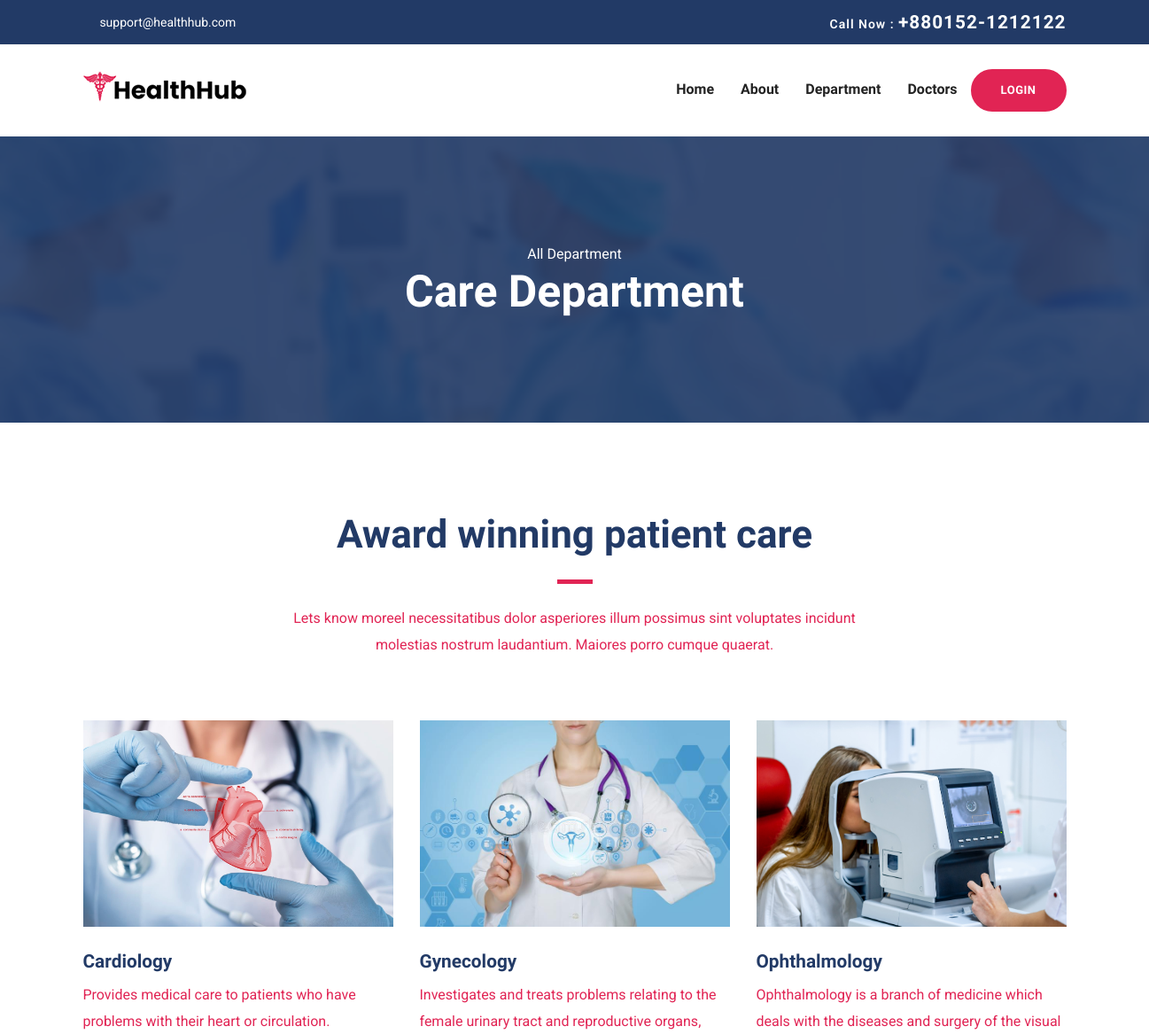
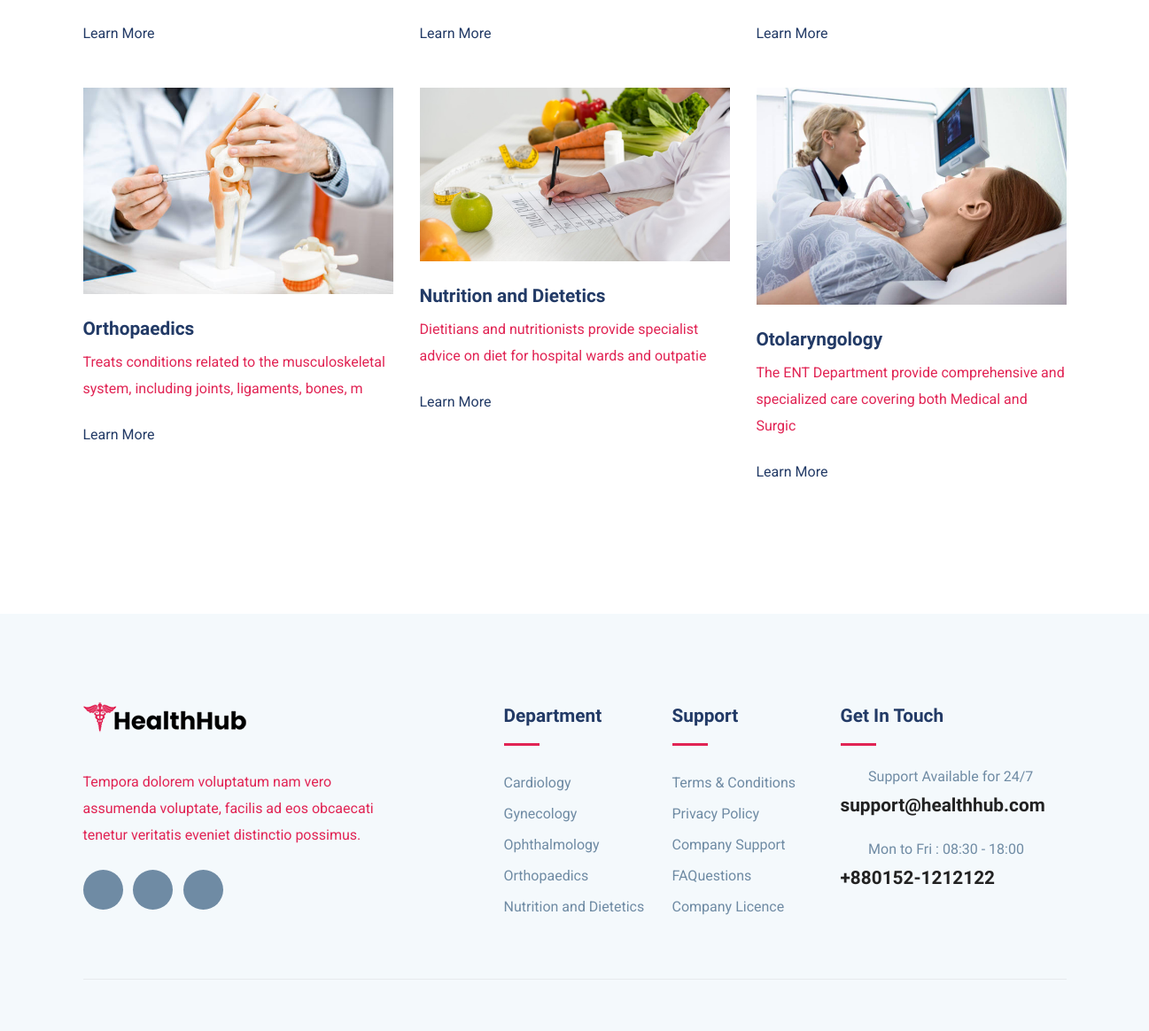
The page /department.php on the database its author committed (2 pictures, top to bottom).
### tables this page shows
CREATE TABLE `department` (
  `dep_id` int(11) NOT NULL,
  `sched_id` int(11) NOT NULL DEFAULT 1,
  `image` varchar(250) NOT NULL,
  `dep_name` varchar(50) NOT NULL,
  `dep_short_description` varchar(250) NOT NULL,
  `dep_full_description` varchar(500) NOT NULL
);

### department.php (the view, shortened to what this page needs)
<?php
include_once("./database/config.php");
?>
<!DOCTYPE html>
<html lang="zxx">
<head>
  <link rel="stylesheet" href="plugins/bootstrap/css/bootstrap.min.css">
  <link rel="stylesheet" href="plugins/icofont/icofont.min.css">
  <link rel="stylesheet" href="plugins/slick-carousel/slick/slick.css">
  <link rel="stylesheet" href="plugins/slick-carousel/slick/slick-theme.css">
  <link rel="stylesheet" href="css/style.css">
</head>
<body id="top">
<?php include_once("./templates/header.php");?>
<section class="page-title bg-1">
  <div class="container">
    <div class="row">
      <div class="col-md-12">
        <div class="block text-center">
          <span class="text-white">All Department</span>
          <h1 class="text-capitalize mb-5 text-lg">Care Department</h1>
        </div>
      </div>
    </div>
  </div>
</section>
<section class="section service-2">
	<div class="container">
		<div class="row justify-content-center">
			<div class="col-lg-7 text-center">
				<div class="section-title">
					<h2>Award winning patient care</h2>
					<div class="divider mx-auto my-4"></div>
					<p>Lets know moreel necessitatibus dolor asperiores illum possimus sint voluptates incidunt molestias nostrum laudantium. Maiores porro cumque quaerat.</p>
				</div>
			</div>
		</div>
		<div class="row">
				<?php
					$sql = "SELECT * FROM department";
					$result = mysqli_query($conn, $sql);
					if($result){
						while($row=mysqli_fetch_assoc($result)){
							$dep_id=$row['dep_id'];
							$image=$row['image'];
							$dep_name=$row['dep_name'];
                            $dep_short_description=$row['dep_short_description'];
				?>
			<div class="col-lg-4 col-md-6 ">
				<div class="department-block mb-5">
					<img src="images/users/<?php echo $image ?>" alt="" class="img-fluid w-100">
					<div class="content">
						<h4 class="mt-4 mb-2 title-color"><?php echo $dep_name ?></h4>
						<p class="mb-4"><?php echo substr($dep_short_description, 0, 94) ?></p>
						<a href="department-single.php?id=<?php echo $dep_id?>" class="read-more">Learn More  <i class="icofont-simple-right ml-2"></i></a>
					</div>
				</div>
			</div>
			<?php
                	}
                }
            ?>
		</div>
	</div>
</section>
	<?php include_once("./templates/footer.php");?>
  </body>
  </html>

### templates/footer.php (shortened to what this page needs)
<?php
include_once("./database/config.php");
?>
	<footer class="footer section gray-bg">
		<div class="container">
			<div class="row">
				<div class="col-lg-4 mr-auto col-sm-6">
					<div class="widget mb-5 mb-lg-0">
						<div class="logo mb-4">
							<img src="images/logo.png" alt="" class="img-fluid">
						</div>
						<p>Tempora dolorem voluptatum nam vero assumenda voluptate, facilis ad eos obcaecati tenetur
							veritatis eveniet distinctio possimus.</p>
						<ul class="list-inline footer-socials mt-4">
							<li class="list-inline-item"><a href="https://www.facebook.com/themefisher"><i
										class="icofont-facebook"></i></a></li>
							<li class="list-inline-item"><a href="https://twitter.com/themefisher"><i
										class="icofont-twitter"></i></a></li>
							<li class="list-inline-item"><a href="https://www.pinterest.com/themefisher/"><i
										class="icofont-linkedin"></i></a></li>
						</ul>
					</div>
				</div>
				<div class="col-lg-2 col-md-6 col-sm-6">
					<div class="widget mb-5 mb-lg-0">
						<h4 class="text-capitalize mb-3">Department</h4>
						<div class="divider mb-4"></div>
						<ul class="list-unstyled footer-menu lh-35">
						<?php
							$sql = "SELECT * FROM department LIMIT 5";
							$result = mysqli_query($conn, $sql);
							if($result){
								while($row=mysqli_fetch_assoc($result)){
									$name=$row['dep_name'];
									$id=$row['dep_id'];
						?>
							<li><a href="department-single.php?id=<?php echo $id ?>"><?php echo $name?></a></li>
							<?php
									}
								}
							?>
						</ul>
					</div>
				</div>
				<div class="col-lg-2 col-md-6 col-sm-6">
					<div class="widget mb-5 mb-lg-0">
						<h4 class="text-capitalize mb-3">Support</h4>
						<div class="divider mb-4"></div>
						<ul class="list-unstyled footer-menu lh-35">
							<li><a href="#">Terms & Conditions</a></li>
							<li><a href="#">Privacy Policy</a></li>
							<li><a href="#">Company Support </a></li>
							<li><a href="#">FAQuestions</a></li>
							<li><a href="#">Company Licence</a></li>
						</ul>
					</div>
				</div>
				<div class="col-lg-3 col-md-6 col-sm-6">
					<div class="widget widget-contact mb-5 mb-lg-0">
						<h4 class="text-capitalize mb-3">Get in Touch</h4>
						<div class="divider mb-4"></div>
						<div class="footer-contact-block mb-4">
							<div class="icon d-flex align-items-center">
								<i class="icofont-email mr-3"></i>
								<span class="h6 mb-0">Support Available for 24/7</span>
							</div>
							<h4 class="mt-2"><a href="tel:+23-345-67890">support@healthhub.com</a></h4>
						</div>
						<div class="footer-contact-block">
							<div class="icon d-flex align-items-center">
								<i class="icofont-support mr-3"></i>
								<span class="h6 mb-0">Mon to Fri : 08:30 - 18:00</span>
							</div>
							<h4 class="mt-2"><a href="tel:+23-345-67890">+880152-1212122</a></h4>
						</div>
					</div>
				</div>
			</div>
			<div class="footer-btm py-4 mt-5">
			</div>
		</div>
	</footer>

### css/style.css (style rules this page uses)
html { overflow-x: hidden; }
body { line-height: 1.6; font-family: "Roboto", sans-serif; -webkit-font-smoothing: antialiased; font-size: 16px; color: #e12454; font-weight: 400; }
h1, .h1, h2, .h2, h3, .h3, h4, .h4, h5, .h5, h6, .h6 { font-family: "Exo", sans-serif; font-weight: 700; color: #222; }
h1, .h1 { font-size: 2.5rem; }
h2, .h2 { font-size: 44px; }
h4, .h4 { font-size: 1.3rem; line-height: 30px; }
h6, .h6 { font-size: 1rem; }
p { line-height: 30px; }
.section { padding: 100px 0; }
.text-lg { font-size: 3.75rem; }
a { color: #222; text-decoration: none; transition: all .35s ease; }
.page-title { padding: 120px 0px 70px 0px; position: relative; }
.page-title .block h1 { color: #fff; }
.title-color { color: #223a66; }
.section-title { margin-bottom: 70px; }
.section-title h2 { color: #223a66; }
.text-lg { font-size: 50px; }
.gray-bg { background: #f4f9fc; }
.bg-1 { background: url("../images/bg/22.jpg") no-repeat 50% 50%; background-size: cover; position: relative; }
.divider { width: 40px; height: 5px; background: #e12454; }
.lh-35 { line-height: 35px; }
.read-more { color: #223a66; }
.footer { padding-bottom: 10px; }
.logo { font-weight: 600; letter-spacing: 1px; }
.widget .divider { height: 3px; }
.widget h4 { color: #223a66; }
.widget .footer-menu a { color: #6F8BA4; }
.footer-contact-block span { font-weight: 400; color: #6F8BA4; }
.footer-contact-block i { font-size: 20px; }
.footer-btm { border-top: 1px solid rgba(0, 0, 0, 0.06); }
.footer-socials li a { width: 45px; height: 45px; background: #6F8BA4; color: #fff; display: inline-block; text-align: center; border-radius: 100%; padding-top: 12px; }

### rows shown on the page
department: image (picture), dep_name "Cardiology", dep_short_description "Provides medical care to patients who have problems with their heart or circulation."
department: image (picture), dep_name "Gynecology", dep_short_description "Investigates and treats problems relating to the female urinary tract and reproductive organs,"
department: image (picture), dep_name "Ophthalmology", dep_short_description "Ophthalmology is a branch of medicine which deals with the diseases and surgery of the visual"
department: image (picture), dep_name "Orthopaedics", dep_short_description "Treats conditions related to the musculoskeletal system, including joints, ligaments, bones, m"
department: image (picture), dep_name "Nutrition and Dietetics", dep_short_description "Dietitians and nutritionists provide specialist advice on diet for hospital wards and outpatie"
department: image (picture), dep_name "Otolaryngology", dep_short_description "The ENT Department provide comprehensive and specialized care covering both Medical and Surgic"
